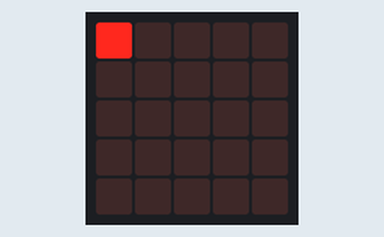
Bench run of a program on a simulated BBC micro:bit (MakeCode). Shown: the board's 5×5 LED display. At 2.5 s the program stops and its outputs stay as they are.

Above: at 0.01 s.
At 0.61 s:
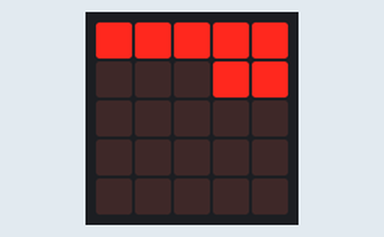
At 1.21 s:
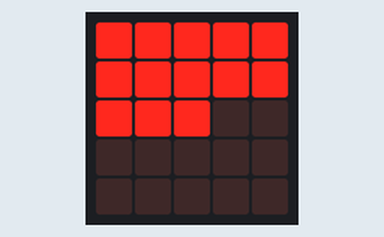
At 1.81 s:
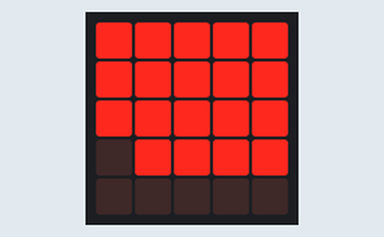
At 2.5 s:
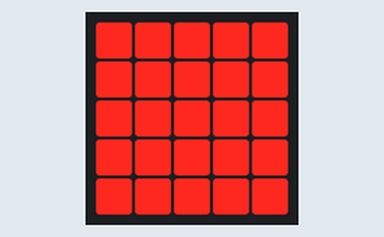

The program:

main.ts
```typescript
let x = 0
let y = 0
for (let index = 0; index < 5; index++) {
    if (y % 2 == 0) {
        for (let x = 0; x <= 4; x++) {
            led.plot(x, y)
            basic.pause(100)
        }
        y += 1
    } else {
        x = 4
        for (let index = 0; index < 5; index++) {
            led.plot(x, y)
            x += -1
            basic.pause(100)
        }
        y += 1
    }
}
```

test.ts
```typescript
// 在這裡測試；當此封包作為擴充功能時，將不會編譯此內容。
```
